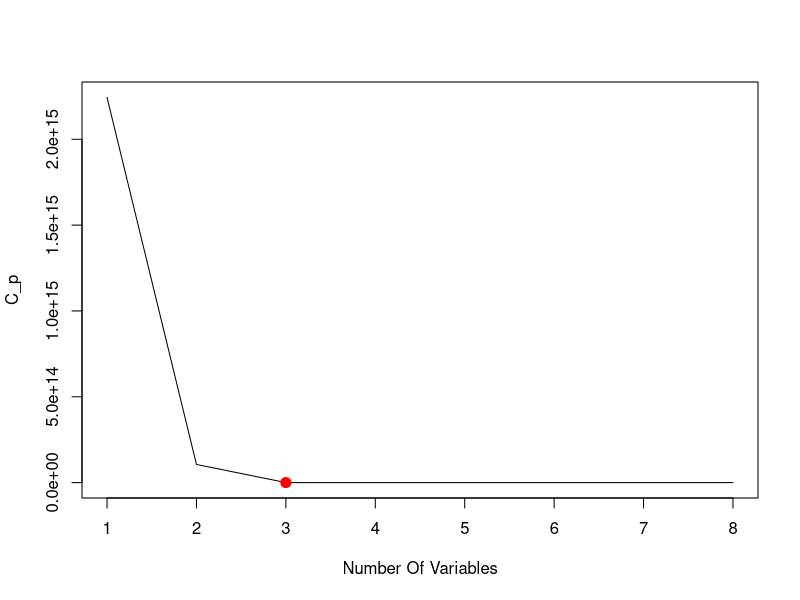
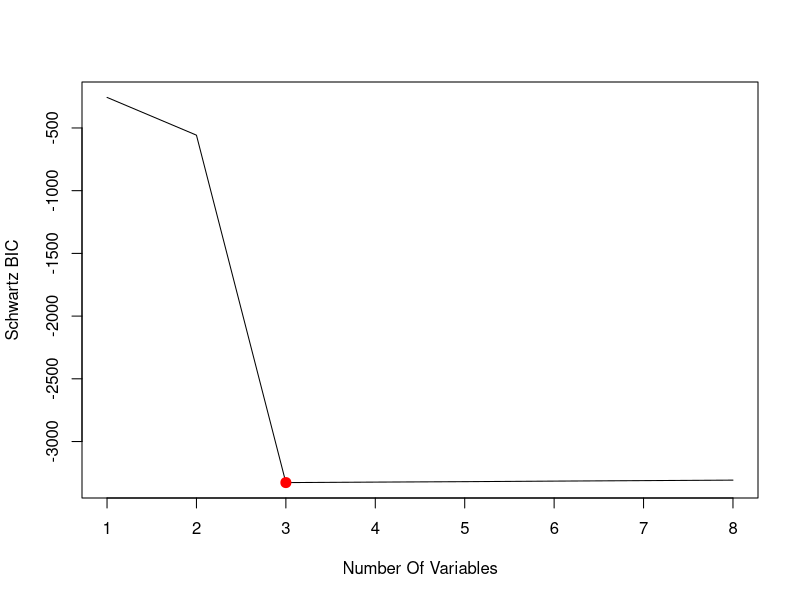
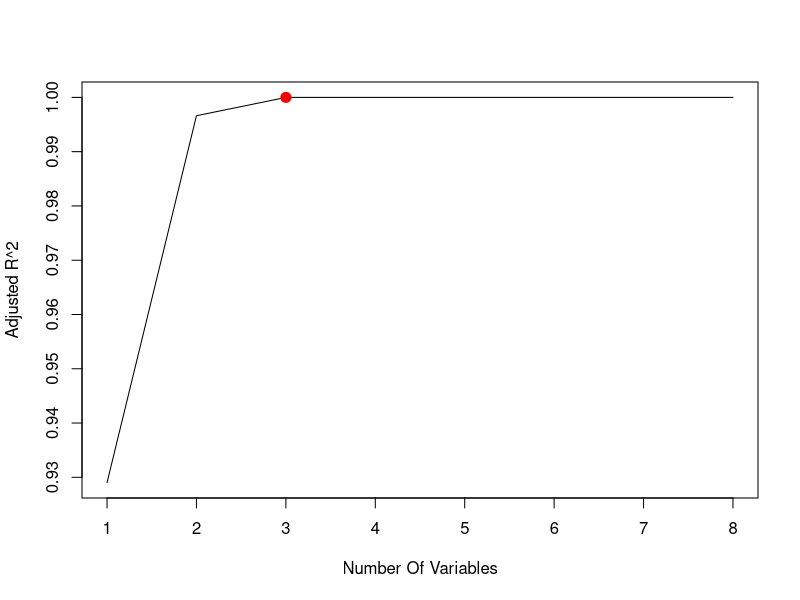
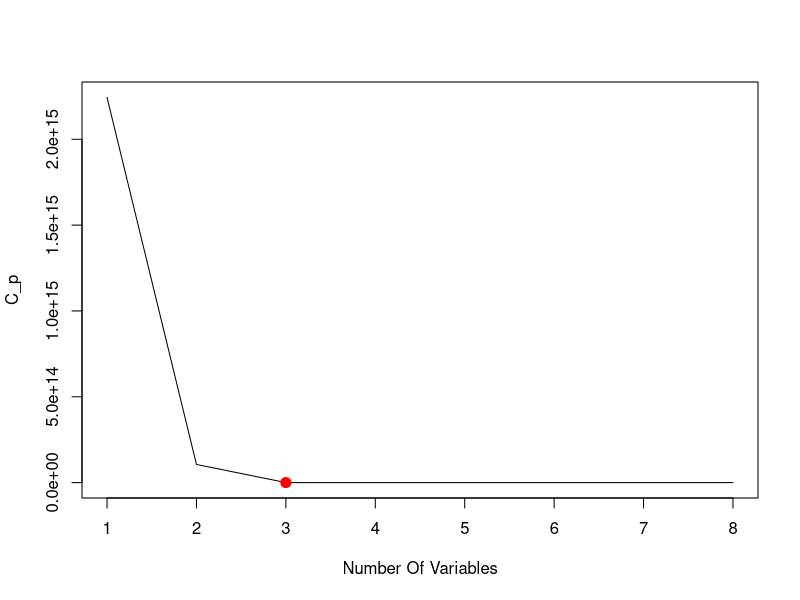
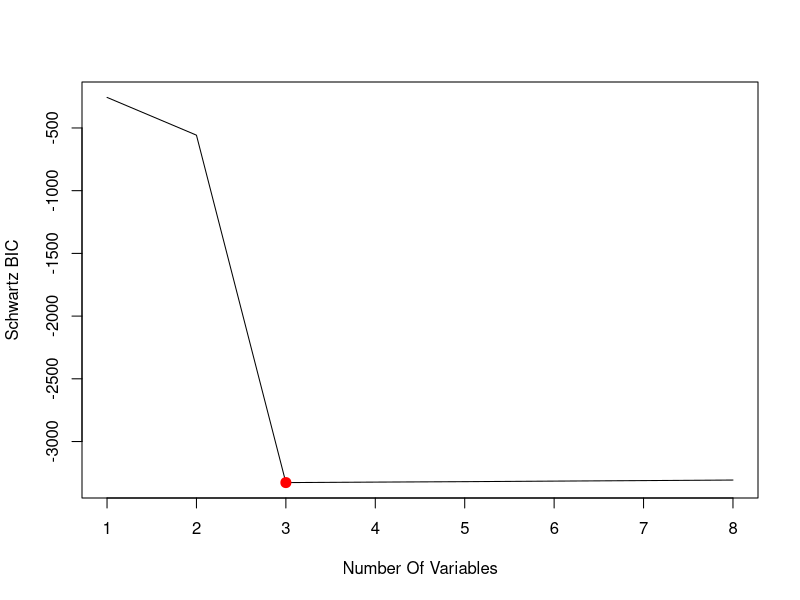
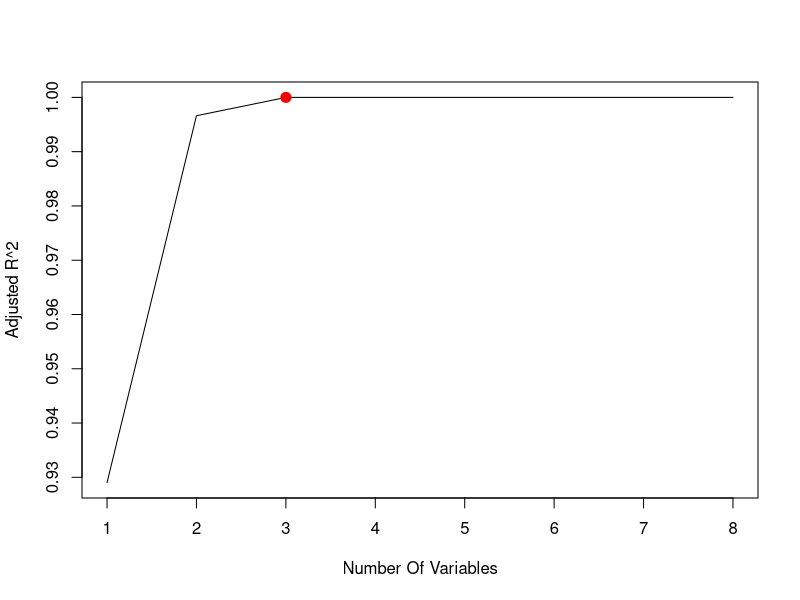
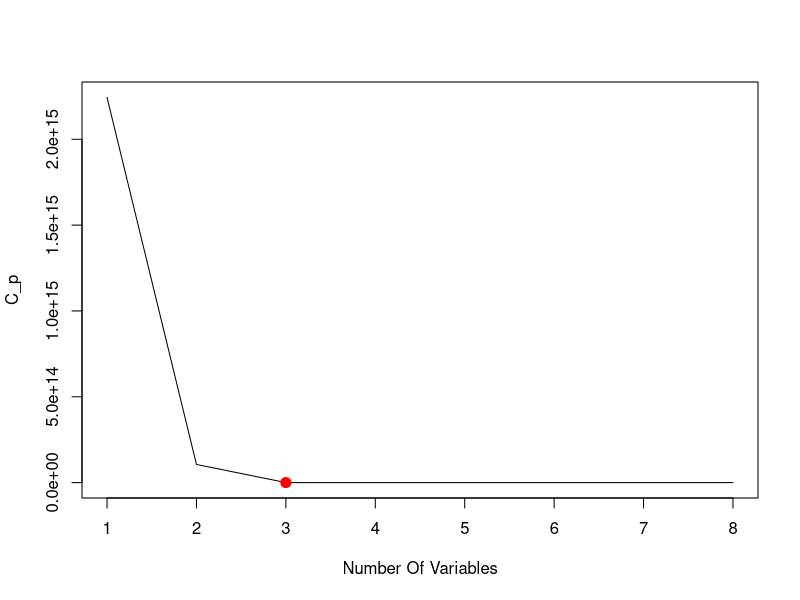
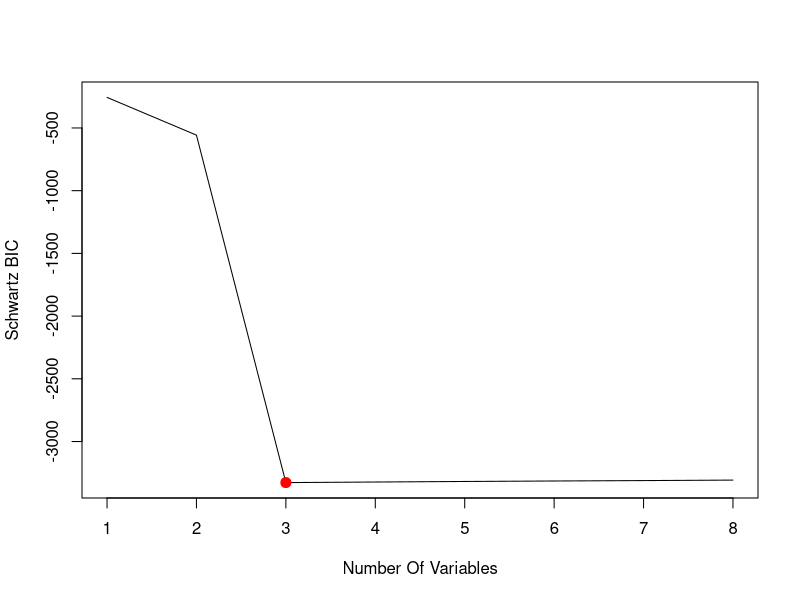

The R source for these figures, in order:
## ---- chunk 1
# This chunk is called global_options. Due to `include = FALSE`, when the document is rendered, the chunk will be executed, but the results and code will not be included in the rendered document
knitr::opts_chunk$set(
    error = TRUE, # Keep compiling upon error
    collapse = FALSE, # code and corresponding output appear in knit file in separate blocks
    echo = TRUE, # echo code by default
    comment = "#", # change comment character
    #fig.width = 5.5, # set figure width
    fig.align = "center", # set figure position
    #out.width = "49%", # set width of displayed images
    warning = TRUE, # do not show R warnings
    message = TRUE # do not show R messages
)
## ---- chunk 2
        set.seed(2)
        X <- rnorm(n = 100, mean = 0, sd = 1)
        epsilon <- rnorm(n = 100, mean = 0, sd = 1*10^{-6})
        X[1:3]
        epsilon[1:3]
## ---- chunk 3
        beta_0 <- 1
        beta_1 <- 2
        beta_2 <- 3
        beta_3 <- 4
        Y <- beta_0 + beta_1 * X + beta_2 * I(X^2) + beta_3 * I(X^3) + epsilon
        Y[1:3]
## ---- chunk 4
        data_frame <- data.frame(X = X, Y = Y)
        head(data_frame, n = 3)
        library(leaps)
        formula <- Y ~ X + I(X^2) + I(X^3) + I(X^4) + I(X^5) + I(X^6) + I(X^7) + I(X^8) + I(X^9) + I(X^10)
        subset_selection_object <- regsubsets(
            x = formula,
            data = data_frame,
            method = "exhaustive"
        )
        analyze_subset_selection_object <- function(subset_selection_object) {
         summary_for_subset_selection_object <- summary(object = subset_selection_object)
         Mallows_Cp <- summary_for_subset_selection_object$cp
         index_of_model_with_minimum_Mallows_Cp <- which.min(Mallows_Cp)
         coefficients_by_Mallows_Cp <- coef(
             subset_selection_object, index_of_model_with_minimum_Mallows_Cp
         )
         Schwartz_BIC <- summary_for_subset_selection_object$bic
         index_of_model_with_minimum_Schwartz_BIC <- which.min(Schwartz_BIC)
         coefficients_by_Schwartz_BIC <- coef(
             subset_selection_object, index_of_model_with_minimum_Schwartz_BIC
         )
         adjusted_R2 <- summary_for_subset_selection_object$adjr2
         index_of_model_with_maximum_adjusted_R2 <- which.max(adjusted_R2)
         coefficients_by_adjusted_R2 <- coef(
             subset_selection_object, index_of_model_with_maximum_adjusted_R2
         )
         plot(Mallows_Cp, xlab = "Number Of Variables", ylab = "C_p", type = "l")
         index_of_minimum_Mallows_Cp <- which.min(Mallows_Cp)
         minimum_Mallows_Cp <- Mallows_Cp[index_of_minimum_Mallows_Cp]
         points(
             index_of_minimum_Mallows_Cp,
             minimum_Mallows_Cp,
             col = "red",
             cex = 2,
             pch = 20
         )
         plot(Schwartz_BIC, xlab = "Number Of Variables", ylab = "Schwartz BIC", type = "l")
         index_of_minimum_Schwartz_BIC <- which.min(Schwartz_BIC)
         minimum_Schwartz_BIC <- Schwartz_BIC[index_of_minimum_Schwartz_BIC]
         points(
             index_of_minimum_Schwartz_BIC,
             minimum_Schwartz_BIC,
             col = "red",
             cex = 2,
             pch = 20
         )
         plot(adjusted_R2, xlab = "Number Of Variables", ylab = "Adjusted R^2", type = "l")
         index_of_maximum_adjusted_R2 <- which.max(adjusted_R2)
         maximum_adjusted_R2 <- adjusted_R2[index_of_maximum_adjusted_R2]
         points(
             index_of_maximum_adjusted_R2,
             maximum_adjusted_R2,
             col = "red",
             cex = 2,
             pch = 20
         )
         coefficients <- list(
             coefficients_by_Mallows_Cp = coefficients_by_Mallows_Cp,
             coefficients_by_Schwartz_BIC = coefficients_by_Schwartz_BIC,
             coefficients_by_adjusted_R2 = coefficients_by_adjusted_R2
         )
         return(coefficients)
        }
        analyze_subset_selection_object(subset_selection_object)
## ---- chunk 5
        subset_selection_object <- regsubsets(
            x = formula,
            data = data_frame,
            method = "forward"
        )
        analyze_subset_selection_object(subset_selection_object)
        subset_selection_object <- regsubsets(
            x = formula,
            data = data_frame,
            method = "backward"
        )
        analyze_subset_selection_object(subset_selection_object)
